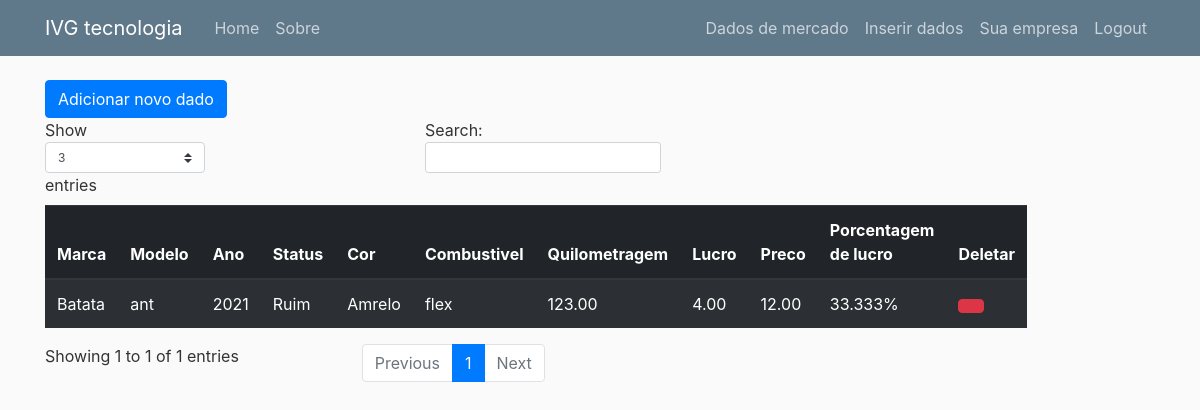
The app's page /Data/VisualMerc/ (signed in) with its own data.
### data/models.py (models this page shows)
class DataDB(models.Model):
	marca=models.CharField(max_length = 30,error_messages={'required':'Favor inserir uma marca'})
	modelo=models.CharField(max_length = 60,error_messages={'required':'Favor inserir um modelo'})
	ano=models.IntegerField(
		validators=[MinValueValidator(1960,'Favor inserir acima 1960.'), MaxValueValidator(2023,'Favor inserir abaixo 2023.')],
		error_messages={'required':'Favor inserir uma ano'})
	localidade=models.CharField(max_length = 30)
	status=models.CharField(max_length= 10)
	cor=models.CharField(max_length= 20)
	combustivel=models.CharField(max_length= 15)
	quilometragem=models.DecimalField(max_digits= 10,decimal_places=2,max_length= 12,
		error_messages={'required':'Favor inserir a quilometragem','max_digits':'Favor inserir uma kilometragem menor.','decimal_places':'Favor so por 2 casas decimais.'})
	lucro=models.DecimalField(max_digits= 10,decimal_places=2,max_length= 12,
		error_messages={'required':'Favor inserir o lucro','max_digits':'Favor inserir um lucro menor.','decimal_places':'Favor so por 2 casas decimais.'})
	preco=models.DecimalField(max_digits= 10,decimal_places=2,max_length= 12,
		error_messages={'required':'Favor inserir o lucro','max_digits':'Favor inserir um lucro menor.','decimal_places':'Favor so por 2 casas decimais.'})
	margem_de_lucro=models.DecimalField(max_digits= 10,decimal_places=3,max_length= 12)
	data_postada = models.DateTimeField(default=timezone.now)
	autor = models.ForeignKey(User, on_delete=models.CASCADE)

### data/views.py (the view)
# urls.py: path('VisualMerc/', views.VisualizarMercado, name = 'data-VisualizarMercado'),
@login_required
def VisualizarMercado(request):
	query= DataDB.objects.all()
	return render(request, 'data/visualizarmercado.html', {'query': query})

### data/templates/data/visualizarmercado.html
{% extends "APP_IVG/layout.html" %}
{% block content %}
	<a href="{% url 'data-InsiraDado' %}" class="btn btn-primary">Adicionar novo dado</a></span>
	<table id="bootstrapdatatable" class="table table-striped table-dark" width="100%">
		<thead>
            <th>Marca</th>
            <th>Modelo</th>
            <th>Ano</th>
            <th>Status</th>
            <th>Cor</th>
            <th>Combustivel</th>
            <th>Quilometragem</th>
            <th>Lucro</th>
            <th>Preco</th>
            <th>Porcentagem de lucro</th>
            <th>Deletar</th>
        </thead>
		{% for q in query %}
		<tr>
			<td> {{ q.marca }} </td>
			<td> {{ q.modelo }} </td>
			<td> {{ q.ano }} </td>
			<td> {{ q.status }} </td>
			<td> {{ q.cor }} </td>
			<td> {{ q.combustivel }} </td>
			<td> {{ q.quilometragem }} </td>
			<td> {{ q.lucro }} </td>
			<td> {{ q.preco }} </td>
			<td> {{ q.margem_de_lucro }}%</td>
			<td><a href="{% url 'data-Deletar' q.id %}" class="btn btn-danger"></a></td>
		</tr>
		{% endfor %}
	</table>
{% endblock content %}

### APP_IVG/static/APP_IVG/main.css (style rules this page uses)
body { background: #fafafa; color: #333333; margin-top: 5rem; }

### records on screen
DataDB: marca "Batata", modelo "ant", ano "2021", status "Ruim", cor "Amrelo", combustivel "flex", quilometragem "123.00", lucro "4.00", preco "12.00", margem_de_lucro "33.333"
